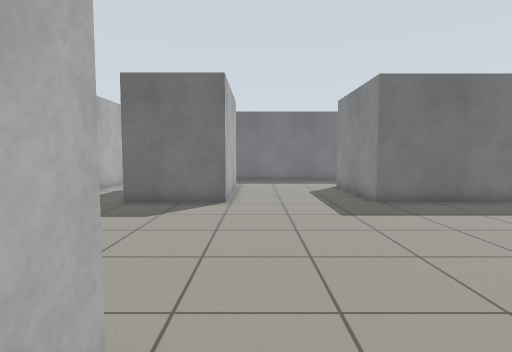
View 1 (above)

20 first-person views from a walk through a Gazebo world. The camera is 0.94 m above the floor, tilts 4° down and sees 80° across. The floor is counted in squares, 0.5 m on a side. Each view is taken from the middle of a square. On the plan, view 1 faces up. The plan holds only what a view shows up to about 16 squares ahead; the rest is blank.

View 2
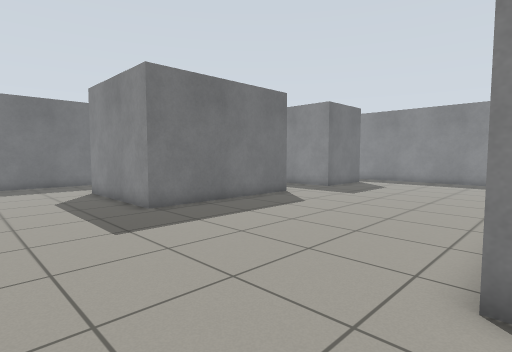

View 3
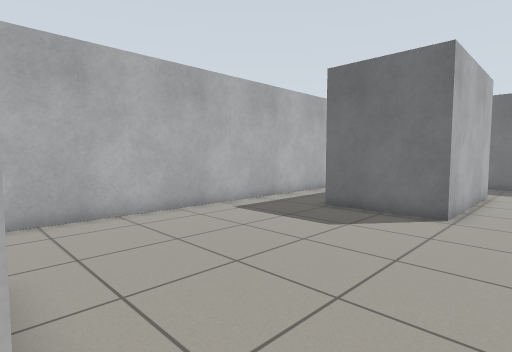

View 4
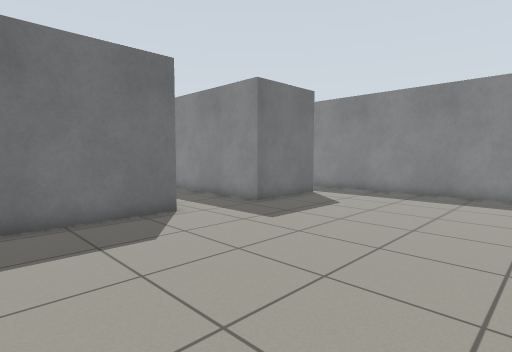

View 5
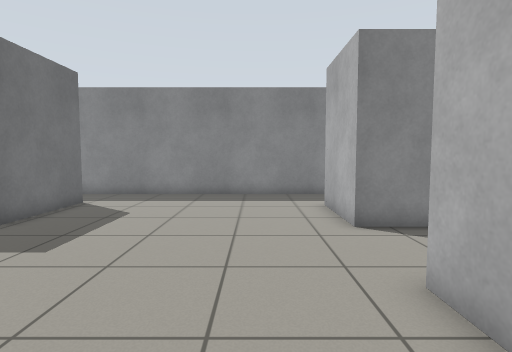

View 6
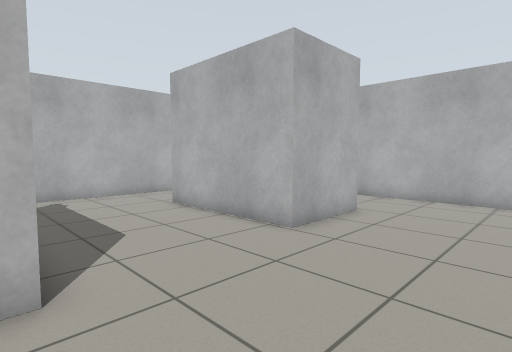

View 7
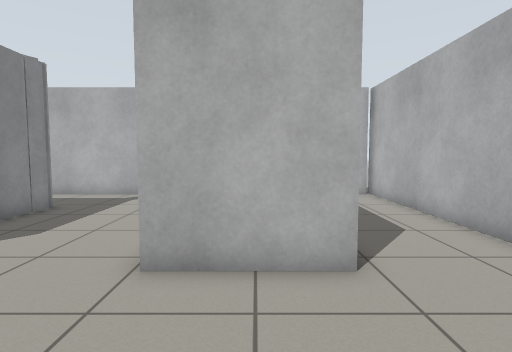

View 8
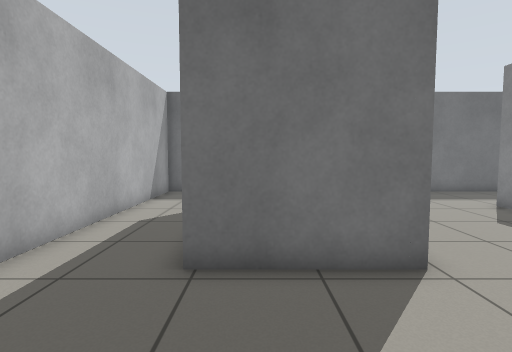

View 9
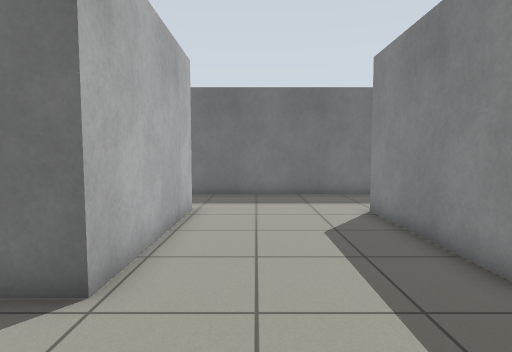

View 10
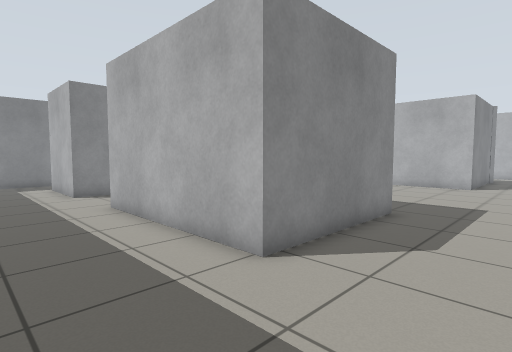

View 11
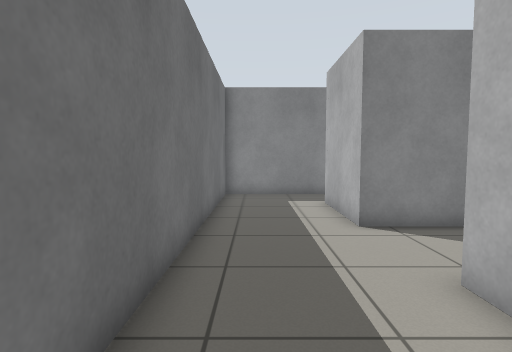

View 12
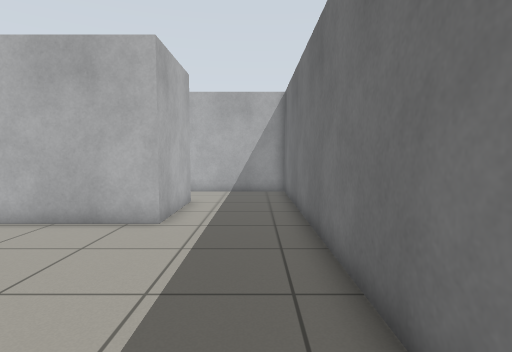

View 13
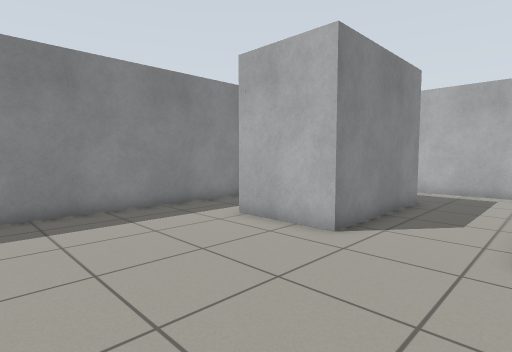

View 14
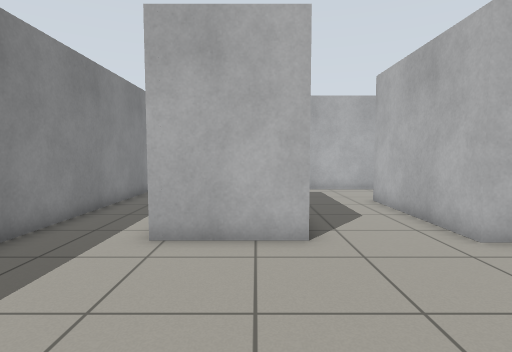

View 15
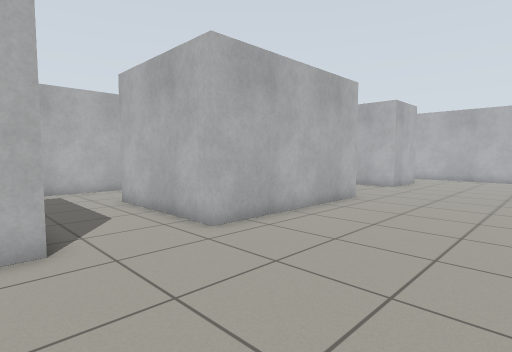

View 16
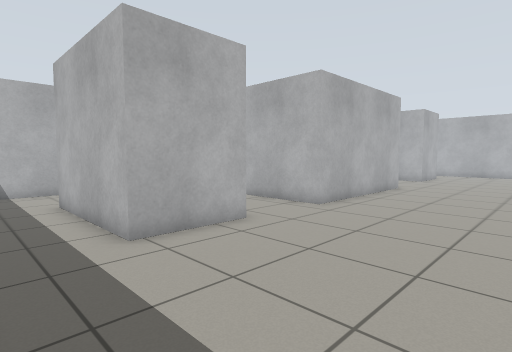

View 17
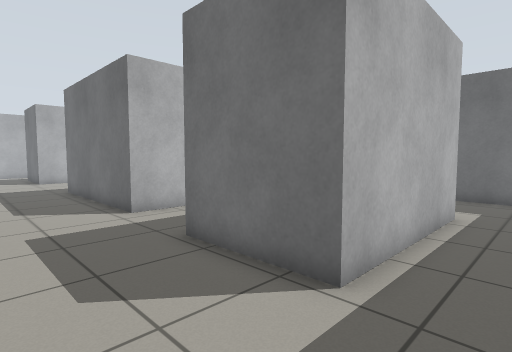

View 18
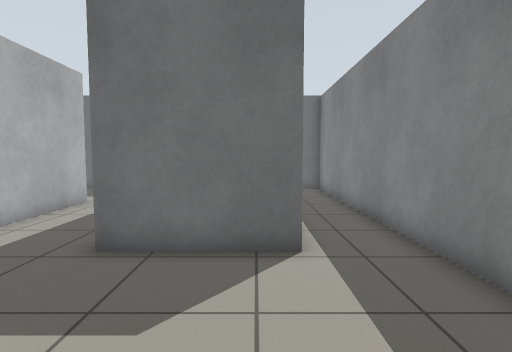

View 19
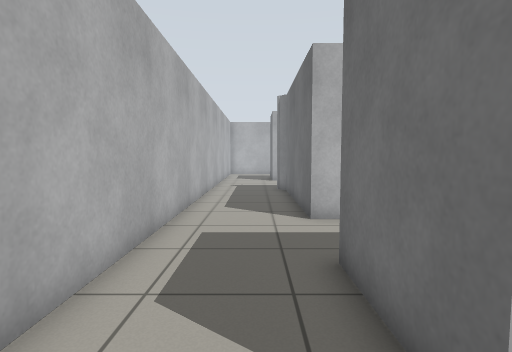

View 20
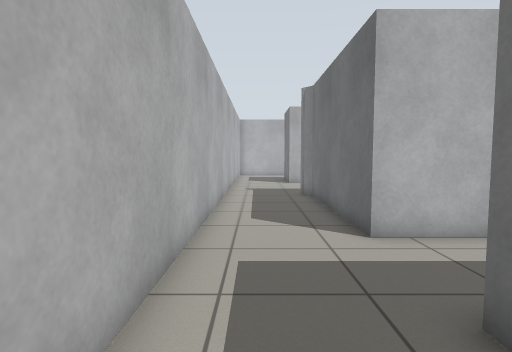

### Floor plan
Points are (right, up) in squares from view 1. A wall is a line through its corners. A room is listed if a view was taken in it or the views show most of it. See-through windows are left out.
Room 1 (views 1, 2, 3, 4, 5, 6, 7, 8, 9, 10, 11, 12, 13, 14, 15, 16, 17, 18, 19, 20)
walls: (4.2, 2.6) (12.2, 2.6) (12.2, -3.4) (4.9, -3.4) (4.3, -3.9) (4.3, -3.4); (4.8, 12) (4.8, 18) (12.2, 18) (12.2, 12) (4.8, 12); (15.9, 2.4) (19.3, 2.4) (19.3, -3.6) (15.9, -3.6) (15.9, 2.4); (15.9, 11.9) (15.9, 18.3) (19.9, 18.3) (19.9, 11.9) (15.9, 11.9); (4.3, -3) (4.3, -1.6); (-4.7, 2.2) (-1.1, 2.2) (-1.1, -3.9); (-5.2, 18.3) (-1.1, 18.3) (-1.1, 11.9) (-5.2, 11.9); (-3.2, -7.4) (20.6, -7.4); (22.4, -6.4) (22.4, 22.5) (-8.4, 22.5) (-8.4, -7.8); (-8.4, -7.4) (-7.9, -7.4)

Where each view was taken, in squares from view 1:
view 1: 0 up, 0 right, facing up
view 2: 2 up, 0 right, facing up-right
view 3: 2 up, 1 right, facing up-left
view 4: 3 up, 7 right, facing up-right
view 5: 5 up, 8 right, facing right
view 6: 7 up, 5 right, facing down-left
view 7: 7 up, 3 left, facing down
view 8: 7 up, 4 left, facing up
view 9: 8 up, 1 right, facing up
view 10: 22 up, 1 right, facing down-right
view 11: 21 up, 8 right, facing right
view 12: 21 up, 7 right, facing left
view 13: 9 up, 12 right, facing down-right
view 14: 9 up, 17 right, facing down
view 15: 9 up, 17 right, facing down-left
view 16: 9 up, 22 right, facing down-left
view 17: 8 up, 22 right, facing up-left
view 18: 6 up, 19 right, facing up
view 19: 5 down, 21 right, facing left
view 20: 6 down, 19 right, facing left
